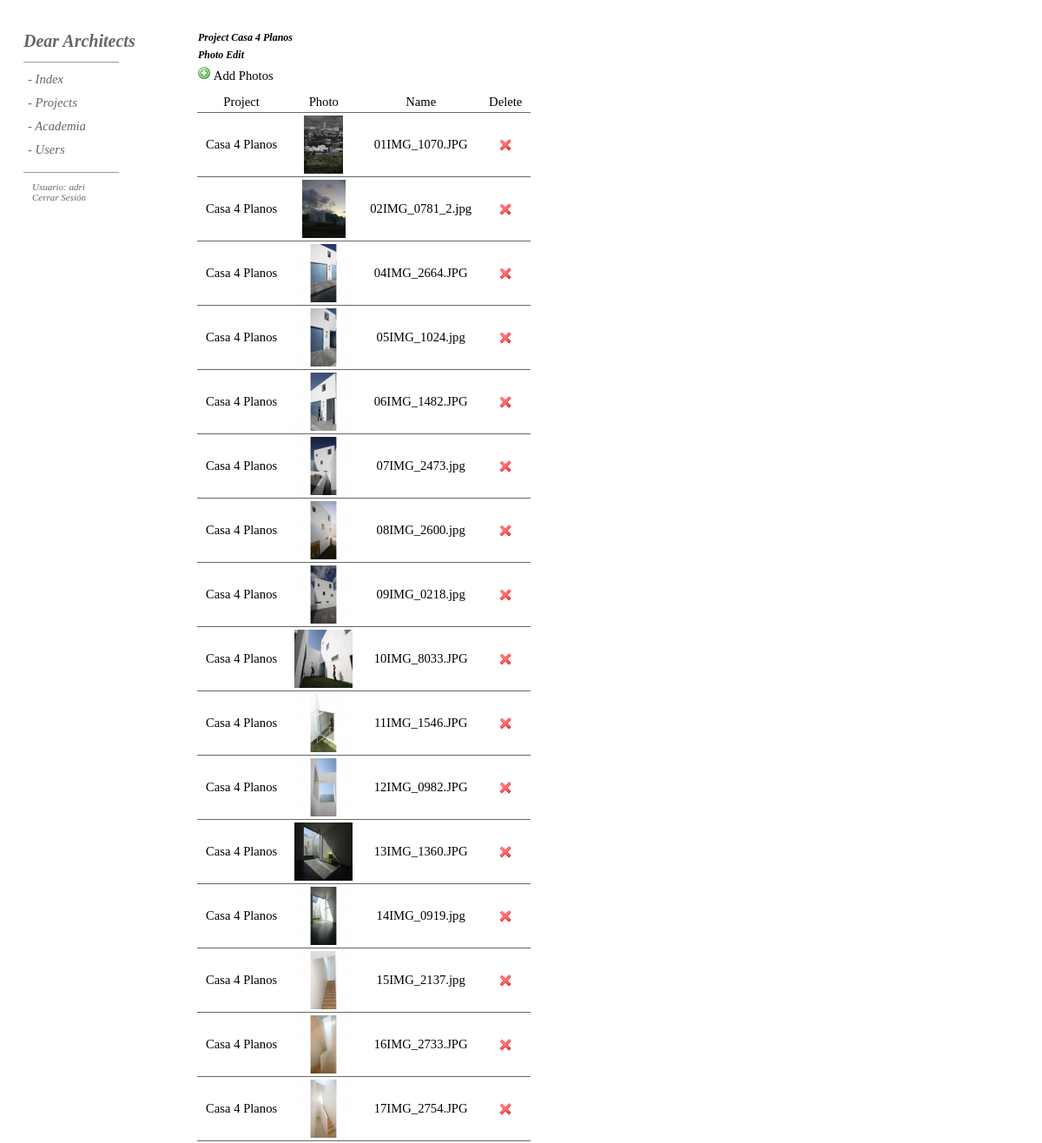
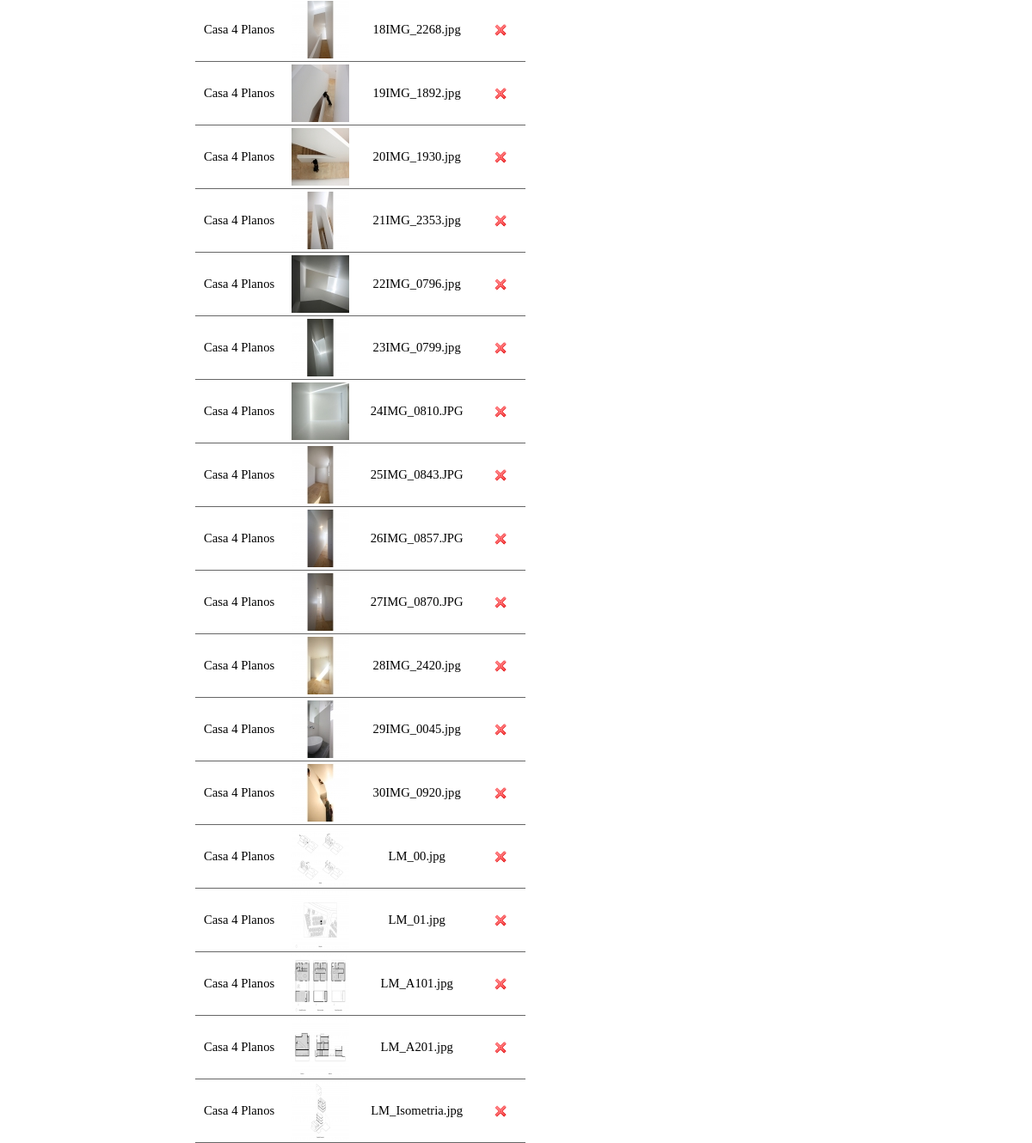
Page /admin/pphotoedit.php?Project=Casa 4 Planos (signed in) on the committed database (2 pictures, top to bottom).
### tables this page shows
CREATE TABLE IF NOT EXISTS `projectsp` (
  `ID` int(20) NOT NULL AUTO_INCREMENT,
  `Project` varchar(100) NOT NULL,
  `Photo` varchar(100) NOT NULL,
  PRIMARY KEY (`ID`)
);

### public_html/admin/pphotoedit.php (the view, shortened to what this page needs)
<?php
if (!function_exists("GetSQLValueString")) {
    function GetSQLValueString($theValue, $theType, $theDefinedValue = "", $theNotDefinedValue = "")
    {
      $theValue = get_magic_quotes_gpc() ? stripslashes($theValue) : $theValue;
      $theValue = function_exists("mysql_real_escape_string") ? mysql_real_escape_string($theValue) : mysql_escape_string($theValue);
      switch ($theType) {
        case "text":
          $theValue = ($theValue != "") ? "'" . $theValue . "'" : "NULL";
          break;
      }
      return $theValue;
    }
}
if(isset($_COOKIE['ID_my_site']))
{
    $username = $_COOKIE['ID_my_site'];
}
else
{
header("Location: index.php");
}
$p = "-1";
if (isset($_GET['Project'])) {
  $p = $_GET['Project'];
}
$query_fotos =  sprintf("SELECT * FROM projectsp where Project=%s order by Photo ASC",GetSQLValueString($p, "text"));
$fotos = mysql_query($query_fotos, $Base) or die(mysql_error());
$row_fotos = mysql_fetch_assoc($fotos);
?>
<!DOCTYPE HTML PUBLIC "-//W3C//DTD HTML 4.01 Transitional//EN"
"http://www.w3.org/TR/1999/REC-html401-19991224">
<html>
<head>
<link rel="stylesheet" href="CSS/estilos.css" type="text/css" />
<link rel="stylesheet" href="CSS/CSS.css" type="text/css" />
<link rel="stylesheet" type="text/css" href="fancybox/jquery.fancybox-1.3.1.css" media="screen" />
</head>
<body>
<div id="wrapper">
    <div id="leftcolumn">
        <div id="general">
        <p><?php echo "Usuario: ".$username;?></p>
        <p><a href="logout.php">Cerrar Sesi&oacute;n</a></p>
        </div>
    </div>
    <div id="rightcolumn">
        <p class="titulos">Project <?php echo $p?></p>
        <p class="titulos">Photo Edit</p>
        <span onclick="nuevaVentana()" style="cursor:pointer;"><img src="images/add.png" alt="New"> Add Photos</span>
        <table border="0" cellpadding="0" cellspacing="0" class="photos" style="padding-top: 10px;">
            <tr>
                <td>Project</td>
                <td>Photo</td>
                <td>Name</td>
                <td>Delete</td>
            </tr>
        <?php
        do {
            $nombre=$row_fotos['Photo'];
            if($nombre != NULL){
            ?>
             <tr>
                <td><?php echo $row_fotos['Project'];?></td>
                <td>
                <a rel="example_group" href="projectsp/grande/<?php echo $nombre;?>" title=""><img alt="" src="projectsp/chico/<?php echo $nombre;?>" style="border: none;" /></a>
                </td>
                <td><?php echo $nombre;?></td>
                <td>
                    <form method="POST" action="<?php echo $editFormAction; ?>" id="deleteform" name="deleteform">
                         <input type="image" name="Delete" title="Borrar Foto" src="images/cross.png" alt="Borrar Foto" onClick="return confirmSubmit()"/>
                    </form>
                </td>
            </tr>
       <?php } } while ($row_fotos = mysql_fetch_assoc($fotos)); ?>
        </table>
    </div>
</div>
</body>
</html>

### public_html/admin/CSS/estilos.css (style rules this page uses)
#general { position: relative; top:40px; }
#general p { font-family: "Georgia"; font-size: 11px; color: #666; font-style: italic; padding-left: 10px; }
#general p a { color: #666; text-decoration: none; }
.titulos { font-family: "Georgia"; font-weight:bold !important; font-style: italic; font-size: 12px; padding-bottom: 5px; padding-left: 1px; }
.photos { text-align: center; }
.photos td { padding: 3px 10px; border-bottom:1px #666 solid; }

### public_html/admin/CSS/CSS.css (style rules this page uses)
* { padding:0; margin:0 }
body { font:12px; font-family: "Georgia"; }
#wrapper { padding-top:36px; padding-left: 27px; }
#leftcolumn { float:left; width:200px; }
#rightcolumn { float:left; font-family: "Georgia"; font-size: 11pt; }
#leftcolumn #DA { font-family: "Georgia"; font-weight:bold !important; font-style: italic; font-size: 20px; }
#DA a , #DA a:hover { text-decoration: none; color:#666; }
#linea1 { border-top:1px #9C9C9C solid; width:110px; position: relative; top:12px; height: 0px; font-size: 0px; }
#linea2 { border-top:1px #9C9C9C solid; width:110px; position: relative; top:30px; height: 0px; font-size: 0px; }
.dropdown { display:block; position:relative; top:18px; font-family: "Georgia"; font-size: 11pt; font-weight: normal; font-style: italic; }
.dropdown dt { width:110px; padding:5px; padding-bottom: 5px !important; cursor:pointer; color:#666; }
.dropdown .upperdd { border-bottom:none }
.dropdown a, .dropdown a:active, .dropdown a:visited { display:block; font-family: "Georgia"; font-size: 11pt; font-weight: normal; font-style: italic; color:#666; text-decoration:none; background:white; }

### rows in the picture
projectsp: Project "Casa 4 Planos", Photo (picture), Photo "01IMG_1070.JPG"
projectsp: Project "Casa 4 Planos", Photo (picture), Photo "02IMG_0781_2.jpg"
projectsp: Project "Casa 4 Planos", Photo (picture), Photo "04IMG_2664.JPG"
projectsp: Project "Casa 4 Planos", Photo (picture), Photo "05IMG_1024.jpg"
projectsp: Project "Casa 4 Planos", Photo (picture), Photo "06IMG_1482.JPG"
projectsp: Project "Casa 4 Planos", Photo (picture), Photo "07IMG_2473.jpg"
projectsp: Project "Casa 4 Planos", Photo (picture), Photo "08IMG_2600.jpg"
projectsp: Project "Casa 4 Planos", Photo (picture), Photo "09IMG_0218.jpg"
projectsp: Project "Casa 4 Planos", Photo (picture), Photo "10IMG_8033.JPG"
projectsp: Project "Casa 4 Planos", Photo (picture), Photo "11IMG_1546.JPG"
projectsp: Project "Casa 4 Planos", Photo (picture), Photo "12IMG_0982.JPG"
projectsp: Project "Casa 4 Planos", Photo (picture), Photo "13IMG_1360.JPG"
projectsp: Project "Casa 4 Planos", Photo (picture), Photo "14IMG_0919.jpg"
projectsp: Project "Casa 4 Planos", Photo (picture), Photo "15IMG_2137.jpg"
projectsp: Project "Casa 4 Planos", Photo (picture), Photo "16IMG_2733.JPG"
projectsp: Project "Casa 4 Planos", Photo (picture), Photo "17IMG_2754.JPG"
projectsp: Project "Casa 4 Planos", Photo (picture), Photo "18IMG_2268.jpg"
projectsp: Project "Casa 4 Planos", Photo (picture), Photo "19IMG_1892.jpg"
projectsp: Project "Casa 4 Planos", Photo (picture), Photo "20IMG_1930.jpg"
projectsp: Project "Casa 4 Planos", Photo (picture), Photo "21IMG_2353.jpg"
projectsp: Project "Casa 4 Planos", Photo (picture), Photo "22IMG_0796.jpg"
projectsp: Project "Casa 4 Planos", Photo (picture), Photo "23IMG_0799.jpg"
projectsp: Project "Casa 4 Planos", Photo (picture), Photo "24IMG_0810.JPG"
projectsp: Project "Casa 4 Planos", Photo (picture), Photo "25IMG_0843.JPG"
projectsp: Project "Casa 4 Planos", Photo (picture), Photo "26IMG_0857.JPG"
projectsp: Project "Casa 4 Planos", Photo (picture), Photo "27IMG_0870.JPG"
projectsp: Project "Casa 4 Planos", Photo (picture), Photo "28IMG_2420.jpg"
projectsp: Project "Casa 4 Planos", Photo (picture), Photo "29IMG_0045.jpg"
projectsp: Project "Casa 4 Planos", Photo (picture), Photo "30IMG_0920.jpg"
projectsp: Project "Casa 4 Planos", Photo (picture), Photo "LM_00.jpg"
projectsp: Project "Casa 4 Planos", Photo (picture), Photo "LM_01.jpg"
projectsp: Project "Casa 4 Planos", Photo (picture), Photo "LM_A101.jpg"
projectsp: Project "Casa 4 Planos", Photo (picture), Photo "LM_A201.jpg"
projectsp: Project "Casa 4 Planos", Photo (picture), Photo "LM_Isometria.jpg"

### other values in the picture
$username "adri"
$p "Casa 4 Planos"
